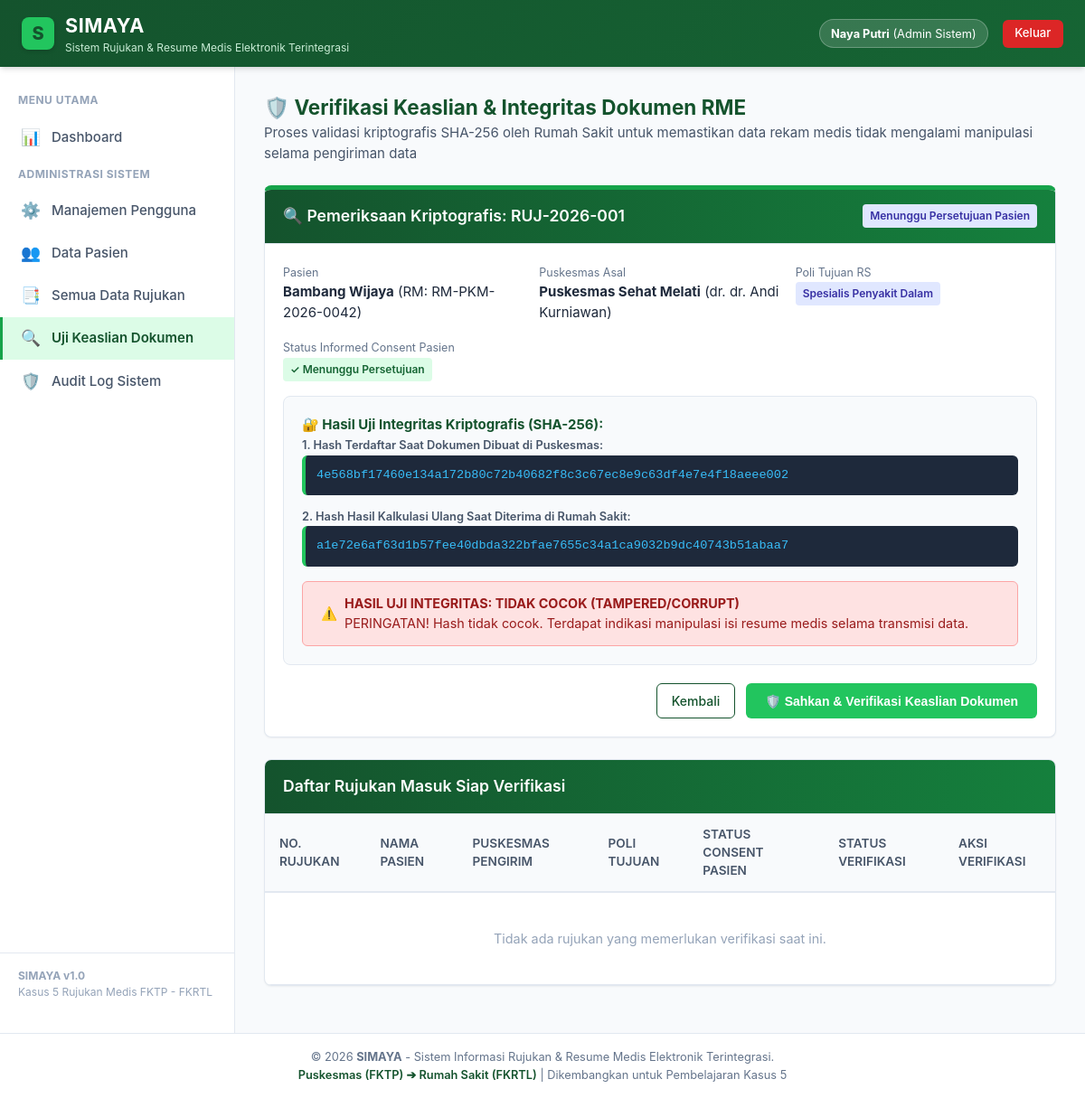
The app's page /api/verifikasi_rujukan.php?id=1 (signed in) with its own data.
### tables this page shows
CREATE TABLE rujukan (
        id INTEGER PRIMARY KEY AUTOINCREMENT,
        no_rujukan TEXT UNIQUE NOT NULL,
        pasien_id INTEGER NOT NULL,
        faskes_asal TEXT NOT NULL,
        faskes_tujuan TEXT NOT NULL,
        poli_tujuan TEXT NOT NULL,
        dokter_pengirim_id INTEGER NOT NULL,
        dokter_penerima_id INTEGER NULL,
        tgl_rujukan DATETIME DEFAULT CURRENT_TIMESTAMP,
        alasan_rujukan TEXT NOT NULL,
        
        -- Bagian Resume Medis Elektronik (RME)
        keluhan_utama TEXT NOT NULL,
        riwayat_penyakit TEXT NOT NULL,
        tanda_vital TEXT NOT NULL, -- Tekanan Darah, Nadi, Suhu, RR
        diagnosis_primer TEXT NOT NULL, -- Kode ICD-10 & Nama
        diagnosis_sekunder TEXT DEFAULT '-',
        tindakan_terapi TEXT NOT NULL,
        obat_diberikan TEXT NOT NULL,
        hasil_penunjang TEXT DEFAULT '-',
        
        -- Keamanan, Persetujuan (Consent), & Verifikasi Keaslian
        digital_hash TEXT NOT NULL, -- Hash SHA-256 integritas data RME
        status_consent TEXT DEFAULT 'Menunggu Persetujuan', -- Menunggu Persetujuan, Disetujui, Ditolak
        tgl_consent DATETIME NULL,
        catatan_consent TEXT NULL,
        
        status_verifikasi TEXT DEFAULT 'Belum Diverifikasi', -- Belum Diverifikasi, Asli & Terverifikasi, Tidak Valid
        tgl_verifikasi DATETIME NULL,
        petugas_verifikasi TEXT NULL,
        
        status_rujukan TEXT DEFAULT 'Menunggu Persetujuan Pasien', -- Menunggu Persetujuan Pasien, Terkirim ke RS, Terverifikasi RS, Selesai Diperiksa
        catatan_dokter_rs TEXT NULL,
        
        FOREIGN KEY (pasien_id) REFERENCES pasien(id),
        FOREIGN KEY (dokter_pengirim_id) REFERENCES users(id),
        FOREIGN KEY (dokter_penerima_id) REFERENCES users(id)
    );

CREATE TABLE pasien (
        id INTEGER PRIMARY KEY AUTOINCREMENT,
        user_id INTEGER NULL,
        no_rm TEXT UNIQUE NOT NULL,
        nik TEXT UNIQUE NOT NULL,
        nama_pasien TEXT NOT NULL,
        tgl_lahir DATE NOT NULL,
        jenis_kelamin TEXT NOT NULL, -- L / P
        alamat TEXT NOT NULL,
        no_hp TEXT NOT NULL,
        golongan_darah TEXT DEFAULT '-',
        alergi TEXT DEFAULT 'Tidak Ada',
        created_at DATETIME DEFAULT CURRENT_TIMESTAMP,
        FOREIGN KEY (user_id) REFERENCES users(id)
    );

CREATE TABLE users (
        id INTEGER PRIMARY KEY AUTOINCREMENT,
        username TEXT UNIQUE NOT NULL,
        password TEXT NOT NULL,
        nama_lengkap TEXT NOT NULL,
        role TEXT NOT NULL, -- admin, petugas_rm, dokter_pengirim, dokter_penerima, pasien, security
        faskes_asal TEXT NOT NULL,
        spesialisasi TEXT DEFAULT '-',
        nik TEXT DEFAULT '-',
        no_hp TEXT DEFAULT '-',
        created_at DATETIME DEFAULT CURRENT_TIMESTAMP
    );

### api/config/auth.php (called while the page is built, shortened)
<?php
function generateMedicalHash($data)
{
    $raw = sprintf(
        "%s|%s|%s|%s|%s|%s|%s|%s|%s",
        $data['no_rujukan'] ?? '',
        $data['pasien_id'] ?? '',
        $data['diagnosis_primer'] ?? '',
        $data['keluhan_utama'] ?? '',
        $data['tanda_vital'] ?? '',
        $data['tindakan_terapi'] ?? '',
        $data['obat_diberikan'] ?? '',
        $data['faskes_asal'] ?? '',
        $data['faskes_tujuan'] ?? ''
    );
    return hash('sha256', $raw);
}

### api/verifikasi_rujukan.php (the view, shortened to what this page needs)
<?php
$pdo = require_once __DIR__ . '/config/database.php';
require_once __DIR__ . '/config/auth.php';
$id = intval($_GET['id'] ?? 0);
$stmtPending = $pdo->query("
    SELECT r.*, p.nama_pasien, p.no_rm, u.nama_lengkap as nama_dokter_pengirim
    FROM rujukan r
    JOIN pasien p ON r.pasien_id = p.id
    JOIN users u ON r.dokter_pengirim_id = u.id
    WHERE r.status_consent = 'Disetujui'
    ORDER BY r.id DESC
");
$rujukan_list = $stmtPending->fetchAll();
$detail_rujukan = null;
$hash_match = null;
if ($id > 0) {
    $stmtDetail = $pdo->prepare("
        SELECT r.*, p.nama_pasien, p.no_rm, p.nik, u.nama_lengkap as nama_dokter_pengirim
        FROM rujukan r
        JOIN pasien p ON r.pasien_id = p.id
        JOIN users u ON r.dokter_pengirim_id = u.id
        WHERE r.id = ?
    ");
    $stmtDetail->execute([$id]);
    $detail_rujukan = $stmtDetail->fetch();
    if ($detail_rujukan) {
        $data_current = [
            'no_rujukan' => $detail_rujukan['no_rujukan'],
            'pasien_id' => $detail_rujukan['pasien_id'],
            'diagnosis_primer' => $detail_rujukan['diagnosis_primer'],
            'keluhan_utama' => $detail_rujukan['keluhan_utama'],
            'tanda_vital' => $detail_rujukan['tanda_vital'],
            'tindakan_terapi' => $detail_rujukan['tindakan_terapi'],
            'obat_diberikan' => $detail_rujukan['obat_diberikan'],
            'faskes_asal' => $detail_rujukan['faskes_asal'],
            'faskes_tujuan' => $detail_rujukan['faskes_tujuan']
        ];
        $calculated_hash = generateMedicalHash($data_current);
        $hash_match = ($calculated_hash === $detail_rujukan['digital_hash']);
    }
}
include __DIR__ . '/includes/header.php';
?>
<div style="margin-bottom: 1.5rem;">
    <h2 style="color: var(--hijau-tua); margin: 0;">🛡️ Verifikasi Keaslian & Integritas Dokumen RME</h2>
    <p style="color: var(--abu-text); margin: 0;">Proses validasi kriptografis SHA-256 oleh Rumah Sakit untuk memastikan data rekam medis tidak mengalami manipulasi selama pengiriman data</p>
</div>
<?php if ($detail_rujukan): ?>
    <div class="card" style="border-top: 5px solid var(--hijau-sedang);">
        <div class="card-header header-green">
            <h3 class="card-title">🔍 Pemeriksaan Kriptografis: <?= htmlspecialchars($detail_rujukan['no_rujukan']) ?></h3>
            <span class="badge badge-info"><?= htmlspecialchars($detail_rujukan['status_rujukan']) ?></span>
        </div>
        <div class="card-body">
            <div class="form-row" style="margin-bottom: 1rem;">
                <div>
                    <small style="color: #64748B;">Pasien</small><br>
                    <strong><?= htmlspecialchars($detail_rujukan['nama_pasien']) ?></strong> (RM: <?= htmlspecialchars($detail_rujukan['no_rm']) ?>)
                </div>
                <div>
                    <small style="color: #64748B;">Puskesmas Asal</small><br>
                    <strong><?= htmlspecialchars($detail_rujukan['faskes_asal']) ?></strong> (dr. <?= htmlspecialchars($detail_rujukan['nama_dokter_pengirim']) ?>)
                </div>
                <div>
                    <small style="color: #64748B;">Poli Tujuan RS</small><br>
                    <span class="badge badge-info"><?= htmlspecialchars($detail_rujukan['poli_tujuan']) ?></span>
                </div>
                <div>
                    <small style="color: #64748B;">Status Informed Consent Pasien</small><br>
                    <span class="badge badge-success">✓ <?= htmlspecialchars($detail_rujukan['status_consent']) ?></span>
                </div>
            </div>
            <div style="background: #F8FAFC; border: 1px solid var(--abu-border); border-radius: 8px; padding: 1.25rem; margin-bottom: 1.25rem;">
                <h4 style="color: var(--hijau-tua); margin-top: 0;">🔐 Hasil Uji Integritas Kriptografis (SHA-256):</h4>
                <div style="margin-bottom: 0.75rem;">
                    <label style="font-size: 0.8rem; font-weight: 600; color: #475569;">1. Hash Terdaftar Saat Dokumen Dibuat di Puskesmas:</label>
                    <div class="hash-token-box"><?= htmlspecialchars($detail_rujukan['digital_hash']) ?></div>
                </div>
                <div style="margin-bottom: 1rem;">
                    <label style="font-size: 0.8rem; font-weight: 600; color: #475569;">2. Hash Hasil Kalkulasi Ulang Saat Diterima di Rumah Sakit:</label>
                    <div class="hash-token-box"><?= htmlspecialchars($calculated_hash) ?></div>
                </div>
                <?php if ($hash_match): ?>
                    <div class="alert alert-success" style="margin: 0;">
                        <span>✓</span>
                        <div>
                            <strong>HASIL UJI INTEGRITAS: COCOK (MATCH 100%)</strong><br>
                            Dokumen Resume Medis Elektronik ini terbukti <strong>ASLI</strong>, utuh, dan tidak mengalami modifikasi liar saat proses pertukaran data dari Puskesmas ke Rumah Sakit.
                        </div>
                    </div>
                <?php else: ?>
                    <div class="alert alert-danger" style="margin: 0;">
                        <span>⚠️</span>
                        <div>
                            <strong>HASIL UJI INTEGRITAS: TIDAK COCOK (TAMPERED/CORRUPT)</strong><br>
                            PERINGATAN! Hash tidak cocok. Terdapat indikasi manipulasi isi resume medis selama transmisi data.
                        </div>
                    </div>
                <?php endif; ?>
            </div>
            <?php if ($detail_rujukan['status_verifikasi'] !== 'Asli & Terverifikasi'): ?>
                <form method="POST" action="verifikasi_rujukan.php">
                    <div style="display: flex; justify-content: flex-end; gap: 0.75rem;">
                        <a href="verifikasi_rujukan.php" class="btn btn-outline">Kembali</a>
                        <button type="submit" class="btn btn-success" style="padding: 0.65rem 1.25rem; font-weight: 600;">
                            🛡️ Sahkan & Verifikasi Keaslian Dokumen
                        </button>
                    </div>
                </form>
            <?php endif; ?>
        </div>
    </div>
<?php endif; ?>
<div class="card">
    <div class="card-header header-green">
        <h3 class="card-title">Daftar Rujukan Masuk Siap Verifikasi</h3>
    </div>
    <div class="card-body" style="padding: 0;">
        <div class="table-responsive">
            <table class="simaya-table">
                <thead>
                    <tr>
                        <th>No. Rujukan</th>
                        <th>Nama Pasien</th>
                        <th>Puskesmas Pengirim</th>
                        <th>Poli Tujuan</th>
                        <th>Status Consent Pasien</th>
                        <th>Status Verifikasi</th>
                        <th>Aksi Verifikasi</th>
                    </tr>
                </thead>
                <tbody>
                    <?php if (empty($rujukan_list)): ?>
                        <tr>
                            <td colspan="7" style="text-align: center; color: #94A3B8; padding: 2.5rem;">
                                Tidak ada rujukan yang memerlukan verifikasi saat ini.
                            </td>
                        </tr>
                    <?php endif; ?>
                </tbody>
            </table>
        </div>
    </div>
</div>
<?php include __DIR__ . '/includes/footer.php'; ?>

### assets/css/simaya.css (style rules this page uses)
:root { --hijau-tua: #14532D; --hijau-tua-hover: #0f3e22; --hijau-sedang: #16A34A; --hijau-muda: #22C55E; --hijau-pastel: #DCFCE7; --hijau-border: #BBF7D0; --putih: #FFFFFF; --abu-bg: #F8FAFC; --abu-text: #475569; --abu-border: #E2E8F0; --merah: #EF4444; --kuning: #F59E0B; --biru: #3B82F6; --shadow-sm: 0 1px 2px 0 rgb(0 0 0 / 0.05); --shadow-md: 0 4px 6px -1px rgb(0 0 0 / 0.1), 0 2px 4px -2px rgb(0 0 0 / 0.1); --radius: 8px; }
* { box-sizing: border-box; margin: 0; padding: 0; }
body { font-family: -apple-system, BlinkMacSystemFont, "Segoe UI", Roboto, "Helvetica Neue", Arial, sans-serif; background-color: var(--abu-bg); color: #1E293B; line-height: 1.5; font-size: 15px; }
a { color: var(--hijau-tua); text-decoration: none; }
.card { background: var(--putih); border-radius: var(--radius); border: 1px solid var(--abu-border); box-shadow: var(--shadow-sm); margin-bottom: 1.5rem; overflow: hidden; }
.card-header { background: var(--putih); border-bottom: 1px solid var(--abu-border); padding: 1rem 1.25rem; display: flex; justify-content: space-between; align-items: center; }
.card-header.header-green { background: linear-gradient(to right, var(--hijau-tua), #15803D); color: var(--putih); }
.card-title { font-size: 1.1rem; font-weight: 600; margin: 0; }
.card-body { padding: 1.25rem; }
.btn { display: inline-flex; align-items: center; gap: 0.5rem; padding: 0.5rem 1rem; font-size: 0.875rem; font-weight: 500; border-radius: 6px; border: 1px solid transparent; cursor: pointer; transition: all 0.2s ease; text-decoration: none; }
.btn-success { background-color: var(--hijau-muda); color: var(--putih); }
.btn-outline { border-color: var(--hijau-tua); color: var(--hijau-tua); background: transparent; }
.badge { display: inline-block; padding: 0.25rem 0.5rem; font-size: 0.75rem; font-weight: 600; border-radius: 4px; }
.badge-success { background: #DCFCE7; color: #166534; }
.badge-info { background: #E0E7FF; color: #3730A3; }
.table-responsive { width: 100%; overflow-x: auto; }
.simaya-table { width: 100%; border-collapse: collapse; text-align: left; }
.simaya-table th { background-color: #F8FAFC; color: #475569; font-weight: 600; padding: 0.75rem 1rem; border-bottom: 2px solid var(--abu-border); font-size: 0.85rem; text-transform: uppercase; }
.simaya-table td { padding: 0.85rem 1rem; border-bottom: 1px solid var(--abu-border); font-size: 0.9rem; vertical-align: middle; }
.form-row { display: grid; grid-template-columns: repeat(auto-fit, minmax(240px, 1fr)); gap: 1rem; }
.alert { padding: 0.85rem 1.25rem; border-radius: 6px; margin-bottom: 1.25rem; font-size: 0.9rem; display: flex; align-items: center; gap: 0.5rem; }
.alert-danger { background: #FEE2E2; color: #991B1B; border: 1px solid #FCA5A5; }
.hash-token-box { background: #1E293B; color: #38BDF8; font-family: monospace; padding: 0.75rem; border-radius: 6px; font-size: 0.85rem; word-break: break-all; border-left: 4px solid var(--hijau-muda); }

### records on screen
rujukan: no_rujukan "RUJ-2026-001", status_rujukan "Menunggu Persetujuan Pasien", pasien.nama_pasien "Bambang Wijaya", pasien.no_rm "RM-PKM-2026-0042", faskes_asal "Puskesmas Sehat Melati", dokter_pengirim.nama_lengkap "dr. Andi Kurniawan", poli_tujuan "Spesialis Penyakit Dalam", status_consent "Menunggu Persetujuan", digital_hash "4e568bf17460e134a172b80c72b40682f8c3c67ec8e9c63df4e7e4f18aeee002", calculated_hash "a1e72e6af63d1b57fee40dbda322bfae7655c34a1ca9032b9dc40743b51abaa7"

### other values on screen
$user['nama_lengkap'] "Naya Putri"
getRoleName($user['role']) "Admin Sistem"
